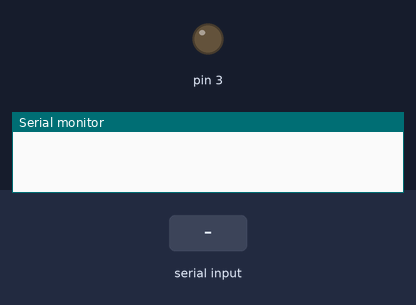
A sketch run on a simulated Arduino Uno, built with avr-gcc and run on an emulated ATmega328P. Parts: output pins drawn as LEDs (lit = HIGH), the last lines printed to the serial monitor. Inputs (shaded band) come from the test bench.

Above: at 1.2 s.
1.3 s: "1" received over Serial
At 2.5 s:
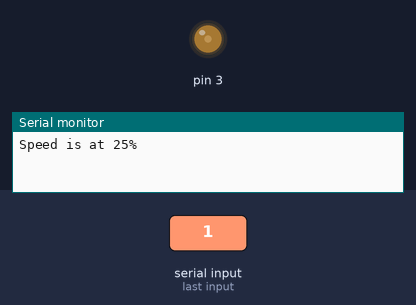
2.8 s: "2" received over Serial
At 3.8 s:
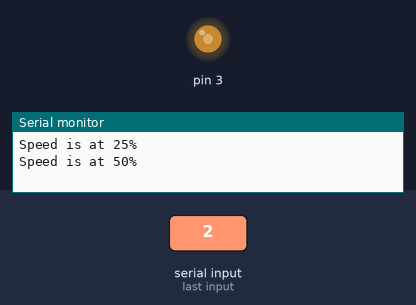
4.3 s: "3" received over Serial
At 5.0 s:
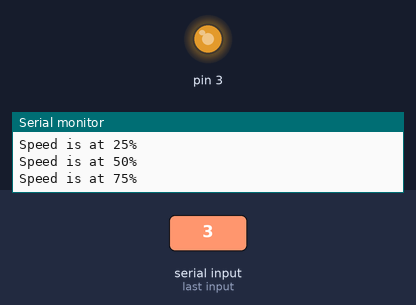
5.8 s: "4" received over Serial
At 6.1 s:
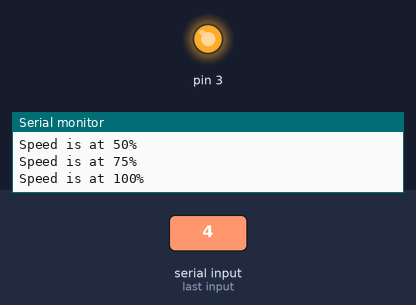
Timing chart, 0 to 8.3 s (numbered marks = the images above; inputs shaded):
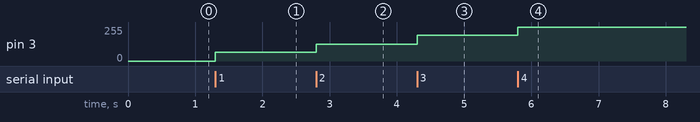

The sketch:

Serial_Motor_Control.ino
```cpp
/*
 * serial_motor_control.pde
 * -----------------
 * Controls the speed of a motor depending on what is received
 * through the serial port.
 *
 * http://spacetinkerer.blogspot.com
 */


int input = 0;

void setup() {
  // initialize the PWM pin #3 as an output.
  pinMode(3, OUTPUT);
  Serial.begin(9600);
}

void loop() {
    input = Serial.read();
    if (input == '0'){
      analogWrite(3, 0);
      Serial.println("Speed is 0!");
    }
    if (input == '1'){
      analogWrite(3, 64);
      Serial.println("Speed is at 25%");
    }
    if (input == '2'){
      analogWrite(3, 127);
      Serial.println("Speed is at 50%");
    }
    if (input == '3'){
      analogWrite(3, 192);
      Serial.println("Speed is at 75%");
    }
    if (input == '4'){
      analogWrite(3,255);
      Serial.println("Speed is at 100%");
    }
}
```

Measured:
- after the input at 1.3 s, pin 3: 0/255 → 64/255 at once
- after the input at 2.8 s, pin 3: 64/255 → 127/255 at once
- after the input at 4.3 s, pin 3: 127/255 → 192/255 at once
- after the input at 5.8 s, pin 3: 192/255 → 255/255 at once
